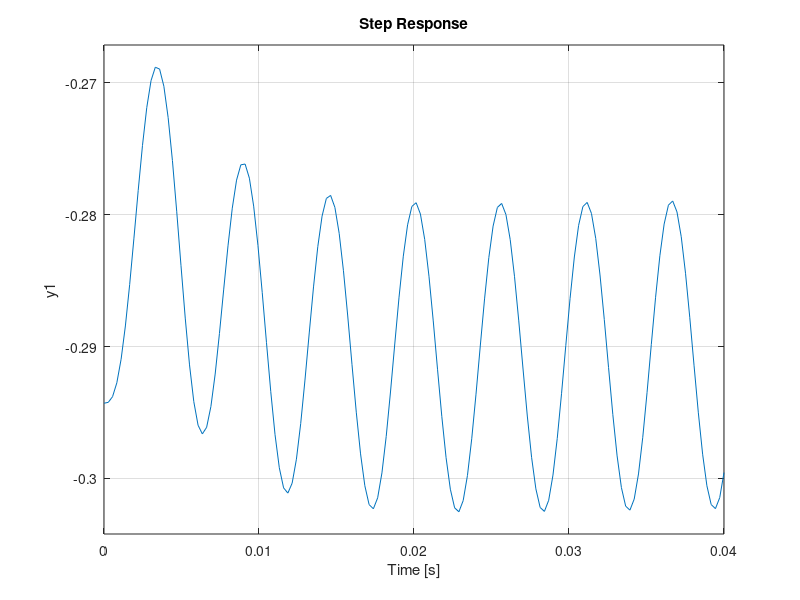
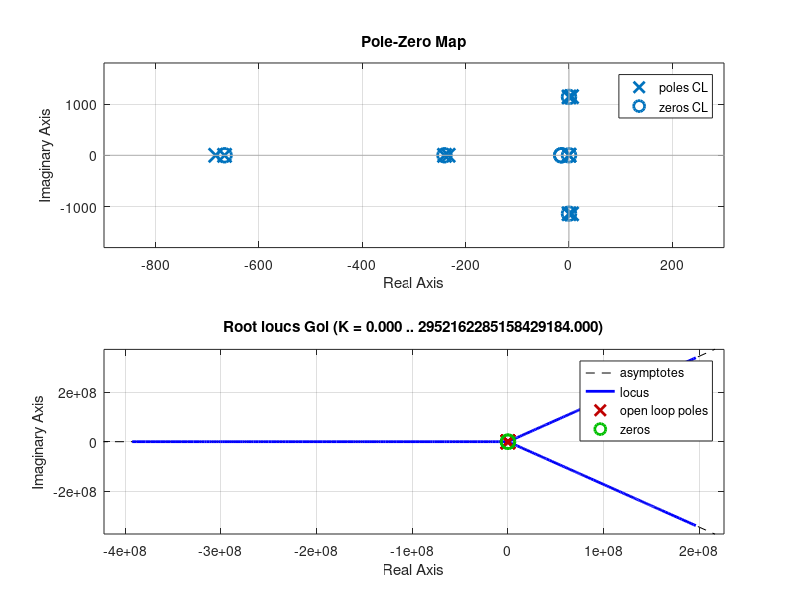
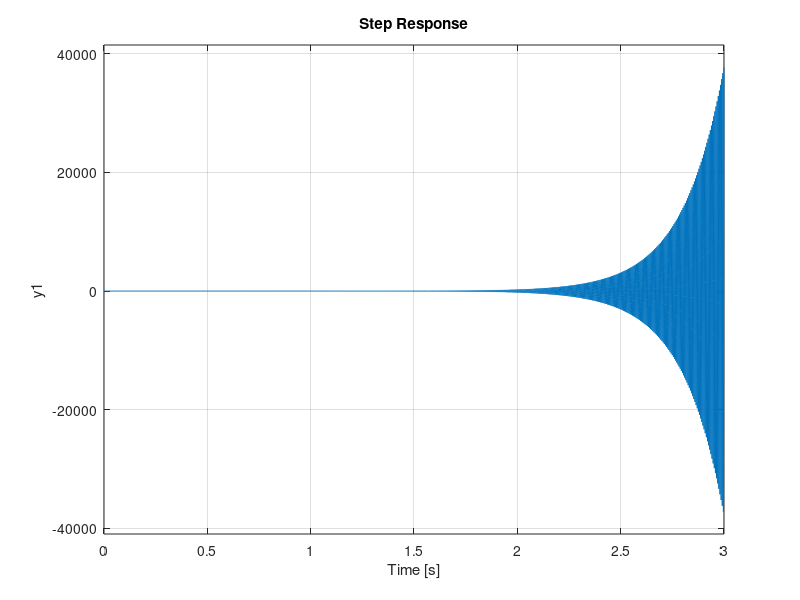

Reproduce these figures in MATLAB, in order.
%% Magnetic Levitation Project
% Corey and Eamon


%Define variable for the system
%https://www.daycounter.com/Calculators/Magnets/Solenoid-Force-Calculator.phtml
%based off of https://media.digikey.com/pdf/Data%20Sheets/Adafruit%20PDFs/3875_Web.pdf
mu = pi*4e-7;   % permeability of space
q1 = .01e-6;       % Magnetic force of small magnet in Teslas
N = 4000;       % # of turns in solenoid
A = 0.06;         % Area of solenoid in mm^2
R = 2.41;       % Internal resistance of solenoid (5V/.6A) in Ohms
g = -9.81;      % Acceleration due to gravity
l = 112;
L = 10e-3;

%The setpoints for the linerization
%First we chose our 'b' setpoint for voltage
%And find an a that cancels out the constant
b = 2.48;
a = abs(sqrt((b*mu*q1*N*A)/(4*pi)));

%Z allows us to use cleaner math by placing
%all of our constants into one constant.
Z = (mu*q1*N*A)/(4*pi);

%Define the system
G = tf([Z/a^2],[1 0 Z*b/a^3]);
%% Closed Loop
close all

%%%%%%%%%%%%%%%% PID
% k = 34*156;
% kd = k* 69;
% kp = k* 963;
% ki = k* 2899;

%%%%%%%%%%%%%%%% PID
k = 762;
sp = 15;
kd = k* 1;
kp = k* (sp*2);
ki = k* (sp*sp);

%%%%%%%%%% PI
% k = 1;
% kd = k* 0;
% kp = k* 1;
% ki = k* 50;
%

H = 1;                     % Sensor
Ac = tf([1],[L R])         % LR Circuit Actuator
C = tf([kd,kp,ki],[1,0])   % Controller
M = 0.03;
nu = tf([1 50],[1]);       % Extra derivative term
Pi = tf([50],[1 0]);
sim = tf([1],[.0015 1]);   % Timing of the simulation

sys = G*Ac*sim

% Visualize system
% open loop
Gol = C*sys*H;
figure
step(Gol+M*g)
% close loop
CL = (C*sys)/(1+Gol) ;

figure
subplot(2,1,1)
pzmap(CL)
subplot(2,1,2)
rlocus(Gol)
figure
step(CL)
